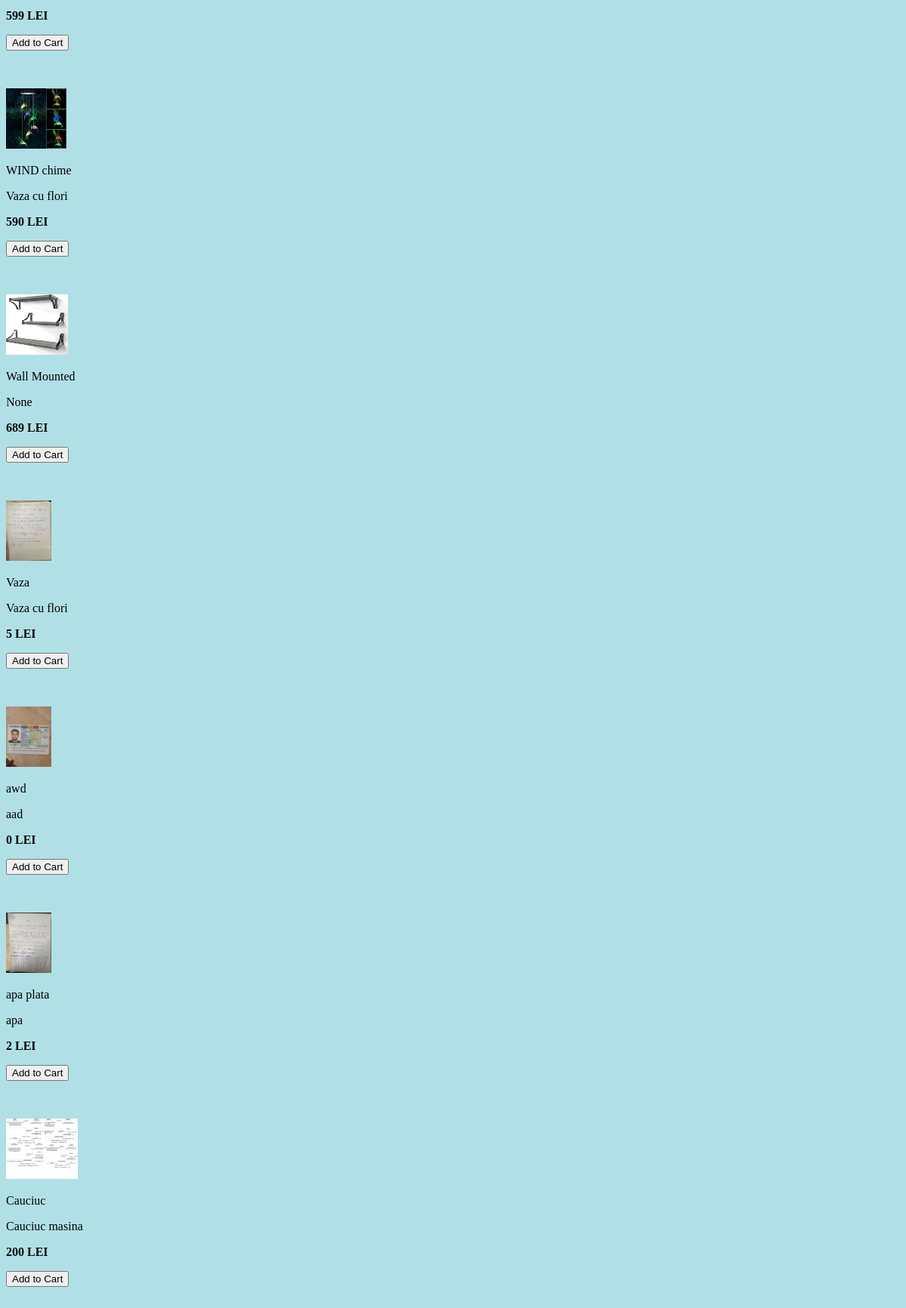
/store (lower part), run on an earlier commit of the app's database.
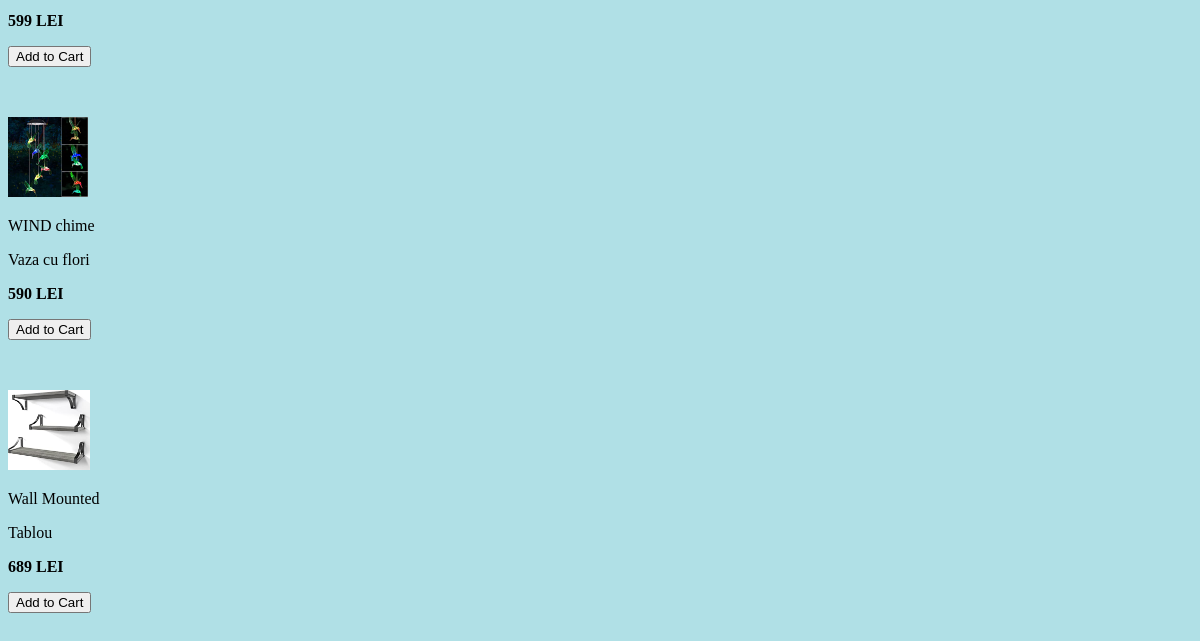
And on a later commit of the database.
### store/models/product.py (models this page shows, shortened)
class Products(models.Model):
    name = models.CharField(max_length=60)
    price= models.IntegerField(default=0)
    category= models.ForeignKey(Category,on_delete=models.CASCADE,default=1 )
    description= models.CharField(max_length=250, default='', blank=True, null= True)
    image= models.ImageField(upload_to='uploads/products/')
    @staticmethod
    def get_all_products():
        return Products.objects.all()
    class Meta:
     verbose_name = "Product"

### store/views/home.py (the view)
# urls.py: path('' , include('store.urls'))
def store(request):
    cart = request.session.get('cart')
    if not cart:
        request.session['cart'] = {}
    categories = Category.get_all_categories()
    categoryID = request.GET.get('category')
    if categoryID:
        products = Products.get_all_products_by_categoryid(categoryID)
    else:
        products = Products.get_all_products()
    data = {}
    data['products'] = products
    data['categories'] = categories
    return render(request, 'index.html', data)

### store/models/category.py (called while the page is built)
    @staticmethod
    def get_all_categories():
        return Category.objects.all()

### store/templatetags/cart.py (called while the page is built)
@register.filter (name='is_in_cart')
def is_in_cart(product, cart):
    keys = cart.keys ()
    for id in keys:
        if int (id) == product.id:
            return True
    return False;

### store/templatetags/custom_filter.py (called while the page is built)
@register.filter(name='currency')
def currency(number):
    return str(number)+" LEI"

### store/templates/index.html (shortened to what this page needs)
{% extends 'base.html' %}
{% block content %}
{% load cart %}
{% load custom_filter %}
				{% for product in products %}
					<img style="height: 80px;" class="rounded-circle" src="{{product.image.url}}" alt="Card image cap">
						<p class="card-title">{{product.name}}</p>
						<p class="card-title">{{product.description}}</p>
						<p class="card-text"><b>{{product.price|currency}}</b></p>
						{% if product|is_in_cart:request.session.cart %}
							<form action="/#{{product.id}}" method="post">
								{% csrf_token %}
								<input hidden type="text" name='product' value='{{product.id}}'>
								<input hidden type="text" name='remove' value='True'>
								<input type="submit" value=" Remove from cart ">
							</form>
							<form action="/#{{product.id}}"  method="post">
								{% csrf_token %}
								<input hidden type="text" name='product' value='{{product.id}}'>
								<input type="submit" value=" Add to cart">
							</form>
							<p>&nbsp;</p>
						{% else %}
						<form action="/#{{product.id}}" method="POST" class="btn-block">
							<input type="submit"
								value="Add to Cart">
						</form>
						<p>&nbsp;</p>
						{% endif %}
				{% endfor %}
{% endblock %}

What changed in the data, as far as the page shows it:
removed Products: image (picture), name "Vaza", description "Vaza cu flori", price "5 LEI"
removed Products: image (picture), name "awd", description "aad", price "0 LEI"
removed Products: image (picture), name "apa plata", description "apa", price "2 LEI"
removed Products: image (picture), name "Cauciuc", description "Cauciuc masina", price "200 LEI"
changed Products "Wall Mounted": description "None" → "Tablou"
